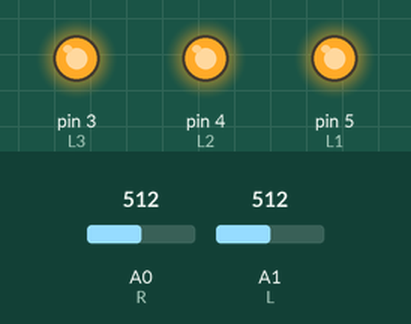
This sketch was run on a simulated Arduino Uno, built with avr-gcc and run on an emulated ATmega328P. Shown: output pins drawn as LEDs (lit = HIGH). Inputs (shaded band) come from the test bench; at power-on: A1 (L) = 512, A0 (R) = 512. Pins used as bus, display or sensor lines are not drawn.

Above: at 1.2 s.
1.3 s: A1 (L) set to 95
2.8 s: A1 (L) set to 82
At 3.7 s:
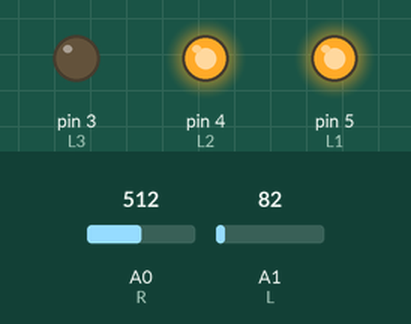
4.3 s: A1 (L) set to 50
At 4.8 s:
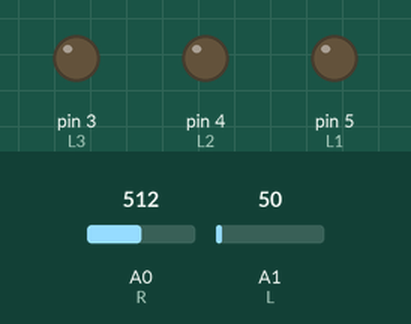
5.8 s: A1 (L) set to 64
At 7.0 s:
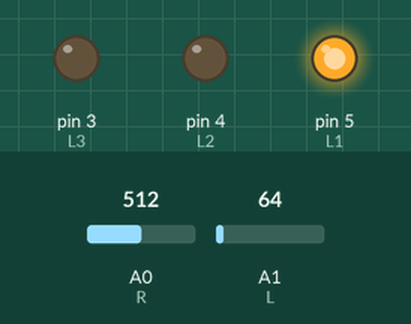
7.3 s: A1 (L) set to 90
At 8.3 s:
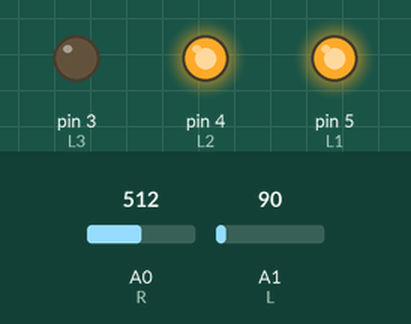
8.8 s: A1 (L) set to 70
At 9.4 s:
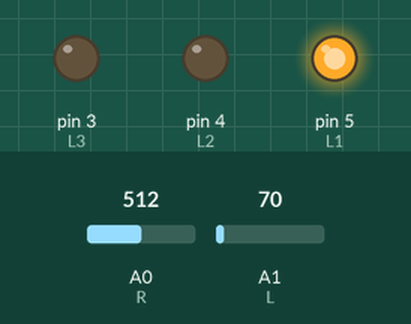
Timing chart, 0 to 11.3 s (numbered marks = the images above; inputs shaded):
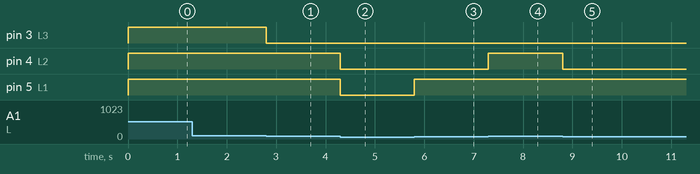

The sketch:

Ledsritmicos.ino
```cpp
//Canales a Leer
#define R  0
#define L  1

//PINS Izquierdos
#define L1 5
#define L2 4
#define L3 3

//PINs Derechos
#define R1 0
#define R2 1
#define R3 2


//Umbrales para cada PIN
#define UMBRAL1  60
#define UMBRAL2  80
#define UMBRAL3  90

//Variables donde guardamos
//El valor de R y L
int r;
int l;

void setup() {

  //Ponemos todos pins del 0 a 6
  //en modo OUTPUT
  for (int i = 0; i < 6; i++)
   pinMode(i, OUTPUT);

}

void loop() {

  //Leemos los canales
 r = analogRead(R);
 l = analogRead(L);

 //Encemos los leds que correspondan

 if (r > UMBRAL1)
  digitalWrite(R1, HIGH);
 else
  digitalWrite(R1, LOW);

 if (r > UMBRAL2)
  digitalWrite(R2, HIGH);
 else
  digitalWrite(R2, LOW);

 if (r > UMBRAL3)
  digitalWrite(R3, HIGH);
 else
  digitalWrite(R3, LOW);

 if (l > UMBRAL1)
   digitalWrite(L1, HIGH);
 else
   digitalWrite(L1, LOW);

 if (l > UMBRAL2)
   digitalWrite(L2, HIGH);
 else
    digitalWrite(L2, LOW);

 if (l > UMBRAL3)
   digitalWrite(L3, HIGH);
 else
    digitalWrite(L3, LOW);

}
```

Measured:
- the behaviour switches between 91 and 90 on A1 (L) (found by bisection; images 0 and 1)
- the behaviour switches between 60 and 61 on A1 (L) (found by bisection; images 2 and 3)
- after the input at 1.3 s, every drawn part: stays the same
- after the input at 2.8 s, pin 3 (L3): HIGH → LOW at once
- after the input at 4.3 s, pin 4 (L2), pin 5 (L1): HIGH → LOW at once
- after the input at 5.8 s, pin 5 (L1): LOW → HIGH at once
- after the input at 7.3 s, pin 4 (L2): LOW → HIGH at once
- after the input at 8.8 s, pin 4 (L2): HIGH → LOW at once
